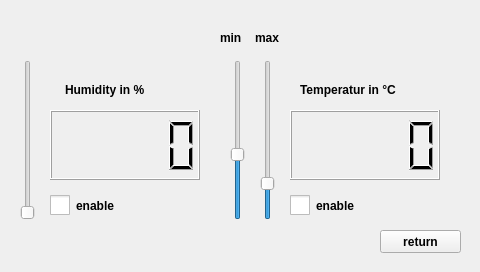
<?xml version="1.0" encoding="UTF-8"?>
<ui version="4.0">
 <class>ChangeAuto</class>
 <widget class="QWidget" name="ChangeAuto">
  <property name="geometry">
   <rect>
    <x>0</x>
    <y>0</y>
    <width>480</width>
    <height>272</height>
   </rect>
  </property>
  <property name="windowTitle">
   <string>Form</string>
  </property>
  <widget class="QPushButton" name="returnButton">
   <property name="geometry">
    <rect>
     <x>380</x>
     <y>230</y>
     <width>81</width>
     <height>23</height>
    </rect>
   </property>
   <property name="font">
    <font>
     <weight>75</weight>
     <bold>true</bold>
    </font>
   </property>
   <property name="focusPolicy">
    <enum>Qt::NoFocus</enum>
   </property>
   <property name="text">
    <string>return</string>
   </property>
  </widget>
  <widget class="QLCDNumber" name="tempLcd">
   <property name="geometry">
    <rect>
     <x>290</x>
     <y>110</y>
     <width>150</width>
     <height>70</height>
    </rect>
   </property>
   <property name="intValue" stdset="0">
    <number>0</number>
   </property>
  </widget>
  <widget class="QSlider" name="humiditySlider">
   <property name="geometry">
    <rect>
     <x>20</x>
     <y>60</y>
     <width>16</width>
     <height>160</height>
    </rect>
   </property>
   <property name="focusPolicy">
    <enum>Qt::NoFocus</enum>
   </property>
   <property name="maximum">
    <number>100</number>
   </property>
   <property name="orientation">
    <enum>Qt::Vertical</enum>
   </property>
  </widget>
  <widget class="QCheckBox" name="tempBox">
   <property name="geometry">
    <rect>
     <x>290</x>
     <y>190</y>
     <width>101</width>
     <height>31</height>
    </rect>
   </property>
   <property name="font">
    <font>
     <weight>75</weight>
     <bold>true</bold>
    </font>
   </property>
   <property name="focusPolicy">
    <enum>Qt::NoFocus</enum>
   </property>
   <property name="styleSheet">
    <string notr="true">QCheckBox::indicator {
width: 20px;
height: 20px;
}</string>
   </property>
   <property name="text">
    <string>enable</string>
   </property>
  </widget>
  <widget class="QLabel" name="templabel">
   <property name="geometry">
    <rect>
     <x>300</x>
     <y>70</y>
     <width>161</width>
     <height>40</height>
    </rect>
   </property>
   <property name="font">
    <font>
     <weight>75</weight>
     <bold>true</bold>
    </font>
   </property>
   <property name="text">
    <string>Temperatur in °C</string>
   </property>
  </widget>
  <widget class="QLabel" name="label">
   <property name="geometry">
    <rect>
     <x>65</x>
     <y>70</y>
     <width>171</width>
     <height>40</height>
    </rect>
   </property>
   <property name="font">
    <font>
     <weight>75</weight>
     <bold>true</bold>
    </font>
   </property>
   <property name="text">
    <string>Humidity in %</string>
   </property>
  </widget>
  <widget class="QSlider" name="minTempSlider">
   <property name="geometry">
    <rect>
     <x>230</x>
     <y>60</y>
     <width>16</width>
     <height>160</height>
    </rect>
   </property>
   <property name="focusPolicy">
    <enum>Qt::NoFocus</enum>
   </property>
   <property name="styleSheet">
    <string notr="true"/>
   </property>
   <property name="minimum">
    <number>-10</number>
   </property>
   <property name="maximum">
    <number>40</number>
   </property>
   <property name="sliderPosition">
    <number>10</number>
   </property>
   <property name="orientation">
    <enum>Qt::Vertical</enum>
   </property>
  </widget>
  <widget class="QCheckBox" name="humidityBox">
   <property name="geometry">
    <rect>
     <x>50</x>
     <y>190</y>
     <width>101</width>
     <height>31</height>
    </rect>
   </property>
   <property name="font">
    <font>
     <weight>75</weight>
     <bold>true</bold>
    </font>
   </property>
   <property name="focusPolicy">
    <enum>Qt::NoFocus</enum>
   </property>
   <property name="styleSheet">
    <string notr="true">QCheckBox::indicator {
width: 20px;
height: 20px;
}</string>
   </property>
   <property name="text">
    <string>enable</string>
   </property>
   <property name="iconSize">
    <size>
     <width>16</width>
     <height>16</height>
    </size>
   </property>
  </widget>
  <widget class="QLCDNumber" name="humidityLcd">
   <property name="geometry">
    <rect>
     <x>50</x>
     <y>110</y>
     <width>150</width>
     <height>70</height>
    </rect>
   </property>
   <property name="intValue" stdset="0">
    <number>0</number>
   </property>
  </widget>
  <widget class="QSlider" name="maxTempSlider">
   <property name="geometry">
    <rect>
     <x>260</x>
     <y>60</y>
     <width>16</width>
     <height>160</height>
    </rect>
   </property>
   <property name="focusPolicy">
    <enum>Qt::NoFocus</enum>
   </property>
   <property name="styleSheet">
    <string notr="true"/>
   </property>
   <property name="minimum">
    <number>-10</number>
   </property>
   <property name="maximum">
    <number>40</number>
   </property>
   <property name="orientation">
    <enum>Qt::Vertical</enum>
   </property>
  </widget>
  <widget class="QLabel" name="label_3">
   <property name="geometry">
    <rect>
     <x>220</x>
     <y>30</y>
     <width>57</width>
     <height>15</height>
    </rect>
   </property>
   <property name="font">
    <font>
     <weight>75</weight>
     <bold>true</bold>
    </font>
   </property>
   <property name="text">
    <string>min</string>
   </property>
  </widget>
  <widget class="QLabel" name="label_4">
   <property name="geometry">
    <rect>
     <x>255</x>
     <y>30</y>
     <width>57</width>
     <height>15</height>
    </rect>
   </property>
   <property name="font">
    <font>
     <weight>75</weight>
     <bold>true</bold>
    </font>
   </property>
   <property name="text">
    <string>max</string>
   </property>
  </widget>
 </widget>
 <resources/>
 <connections/>
</ui>
